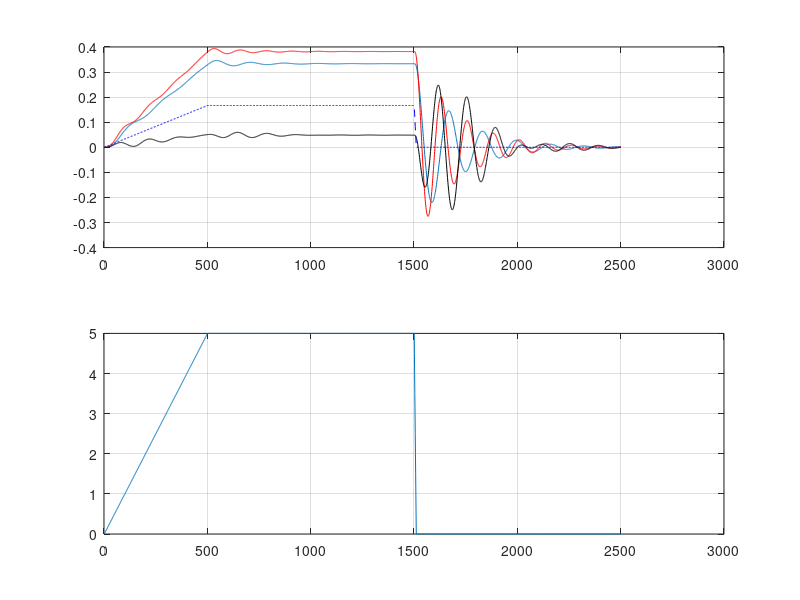

Write MATLAB code to recreate this figure.
close all;
clc;
clear;

%% Initialize

% position
x = 0;
y = 0;

% Springs
k1 = 5;
k2 = 10;
d = 0.1;
M = 0.01;

% External Force
Fext = 0;
dT = 0.001;
T = 2.5;
acc = 0;
vx = 0;
vy = 0;
i = 1;
L = 2;

% Virtual Mass Spring Damper
xm = 0;
vm = 0;
Km = 10.0;
Dm = 1;
Mm = 0.01;
Kp = 10;

% For external force
t1 = 0.5;
t2 = 1.5;
t3 = 1.51;
F = 5;
a1 = (F/t1);
a2 = F/(t2-t3);
b2 = F - a2 * t2;

%DAQ
posx = NaN(T/dT,1);
posy = NaN(T/dT,1);
force = NaN(T/dT,1);
%% Simulation
for t = 0 : dT : T
    %% Ramp function for user force
     if (t < t1)
        Fext = a1 * t;
    else if (t < t2 )
            Fext = F;
        else if ( t < t3)
                Fext = a2 * t + b2;
                %Fext = 0;
            else 
                Fext = 0;
            end
        end
    end
    
    %% Admittance controller
    acc = (Fext - Km * xm  - Dm * vm) / Mm;
    vm = vm + dT * acc;
    xm = xm + dT * acc;
    
    Ftsa = Kp * (y - xm);
    
    %% Physical mass spring
    acc = (Fext - (k1+k2) * x  - d * vx) / M;
    vx = vx + dT * acc;
    x = x + dT * vx;
    
    acc = (Fext - (k1+k2) * y  - d * vy - Ftsa) / M;
    vy = vy + dT * acc;
    y = y + dT * vy;
    
    
    %% Recording
    posx(i) = x;
    posy(i) = y;
    
    force(i) = Fext;
    i = i+1;
end


%% Plot
figure(1);
subplot(2,1,1);
plot(posx);
hold on;
plot(posy,'r');
hold on;
plot(posy-posx,'k');
hold on;
plot(force/30,'--b');
grid on;

subplot(2,1,2);
plot(force);
grid on;
